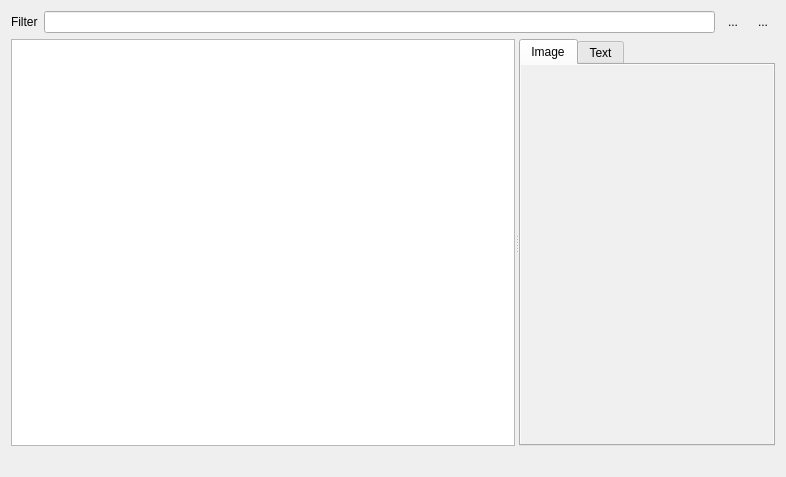
<?xml version="1.0" encoding="UTF-8"?>
<ui version="4.0">
 <class>Form</class>
 <widget class="QWidget" name="Form">
  <property name="geometry">
   <rect>
    <x>0</x>
    <y>0</y>
    <width>786</width>
    <height>477</height>
   </rect>
  </property>
  <property name="windowTitle">
   <string>Form</string>
  </property>
  <layout class="QVBoxLayout" name="verticalLayout">
   <item>
    <layout class="QHBoxLayout" name="horizontalLayout">
     <item>
      <widget class="QLabel" name="label">
       <property name="text">
        <string>Filter</string>
       </property>
      </widget>
     </item>
     <item>
      <widget class="QLineEdit" name="tbFilter"/>
     </item>
     <item>
      <widget class="QToolButton" name="btnUseRegex">
       <property name="text">
        <string>...</string>
       </property>
       <property name="autoRaise">
        <bool>true</bool>
       </property>
      </widget>
     </item>
     <item>
      <widget class="QToolButton" name="btnReload">
       <property name="text">
        <string>...</string>
       </property>
       <property name="autoRaise">
        <bool>true</bool>
       </property>
      </widget>
     </item>
    </layout>
   </item>
   <item>
    <widget class="QSplitter" name="splitter">
     <property name="sizePolicy">
      <sizepolicy hsizetype="Expanding" vsizetype="Preferred">
       <horstretch>0</horstretch>
       <verstretch>1</verstretch>
      </sizepolicy>
     </property>
     <property name="orientation">
      <enum>Qt::Horizontal</enum>
     </property>
     <widget class="ResourceTableView" name="tableView">
      <property name="sizePolicy">
       <sizepolicy hsizetype="Expanding" vsizetype="Expanding">
        <horstretch>2</horstretch>
        <verstretch>0</verstretch>
       </sizepolicy>
      </property>
      <attribute name="horizontalHeaderShowSortIndicator" stdset="0">
       <bool>true</bool>
      </attribute>
      <attribute name="horizontalHeaderStretchLastSection">
       <bool>true</bool>
      </attribute>
     </widget>
     <widget class="QTabWidget" name="tabWidget">
      <property name="sizePolicy">
       <sizepolicy hsizetype="Expanding" vsizetype="Expanding">
        <horstretch>1</horstretch>
        <verstretch>0</verstretch>
       </sizepolicy>
      </property>
      <property name="currentIndex">
       <number>0</number>
      </property>
      <widget class="QWidget" name="pageImage">
       <attribute name="title">
        <string>Image</string>
       </attribute>
       <layout class="QVBoxLayout" name="verticalLayout_2">
        <property name="spacing">
         <number>0</number>
        </property>
        <property name="leftMargin">
         <number>0</number>
        </property>
        <property name="topMargin">
         <number>0</number>
        </property>
        <property name="rightMargin">
         <number>0</number>
        </property>
        <property name="bottomMargin">
         <number>0</number>
        </property>
        <item>
         <widget class="QGraphicsView" name="graphicsView">
          <property name="styleSheet">
           <string notr="true">background-color: rgb(240, 240, 240);</string>
          </property>
          <property name="frameShape">
           <enum>QFrame::NoFrame</enum>
          </property>
          <property name="frameShadow">
           <enum>QFrame::Plain</enum>
          </property>
          <property name="verticalScrollBarPolicy">
           <enum>Qt::ScrollBarAlwaysOff</enum>
          </property>
          <property name="horizontalScrollBarPolicy">
           <enum>Qt::ScrollBarAlwaysOff</enum>
          </property>
          <property name="sizeAdjustPolicy">
           <enum>QAbstractScrollArea::AdjustToContents</enum>
          </property>
         </widget>
        </item>
       </layout>
      </widget>
      <widget class="QWidget" name="pageText">
       <attribute name="title">
        <string>Text</string>
       </attribute>
       <layout class="QVBoxLayout" name="verticalLayout_3">
        <property name="spacing">
         <number>0</number>
        </property>
        <property name="leftMargin">
         <number>0</number>
        </property>
        <property name="topMargin">
         <number>0</number>
        </property>
        <property name="rightMargin">
         <number>0</number>
        </property>
        <property name="bottomMargin">
         <number>0</number>
        </property>
        <item>
         <widget class="QTextBrowser" name="textBrowser"/>
        </item>
       </layout>
      </widget>
     </widget>
    </widget>
   </item>
   <item>
    <widget class="QLabel" name="info">
     <property name="styleSheet">
      <string notr="true">text-color:rgb(255, 0, 0)</string>
     </property>
     <property name="text">
      <string/>
     </property>
    </widget>
   </item>
  </layout>
  <action name="optionUseRegex">
   <property name="checkable">
    <bool>true</bool>
   </property>
   <property name="text">
    <string>^.*$</string>
   </property>
  </action>
  <action name="actionReload">
   <property name="icon">
    <iconset resource="../../../../QGIS_FORK/images/images.qrc">
     <normaloff>:/images/themes/default/mActionReload.svg</normaloff>:/images/themes/default/mActionReload.svg</iconset>
   </property>
   <property name="text">
    <string>Reload</string>
   </property>
  </action>
 </widget>
 <customwidgets>
  <customwidget>
   <class>ResourceTableView</class>
   <extends>QTableView</extends>
   <header>qps.resources</header>
  </customwidget>
 </customwidgets>
 <resources>
  <include location="../../../../QGIS_FORK/images/images.qrc"/>
 </resources>
 <connections/>
</ui>
